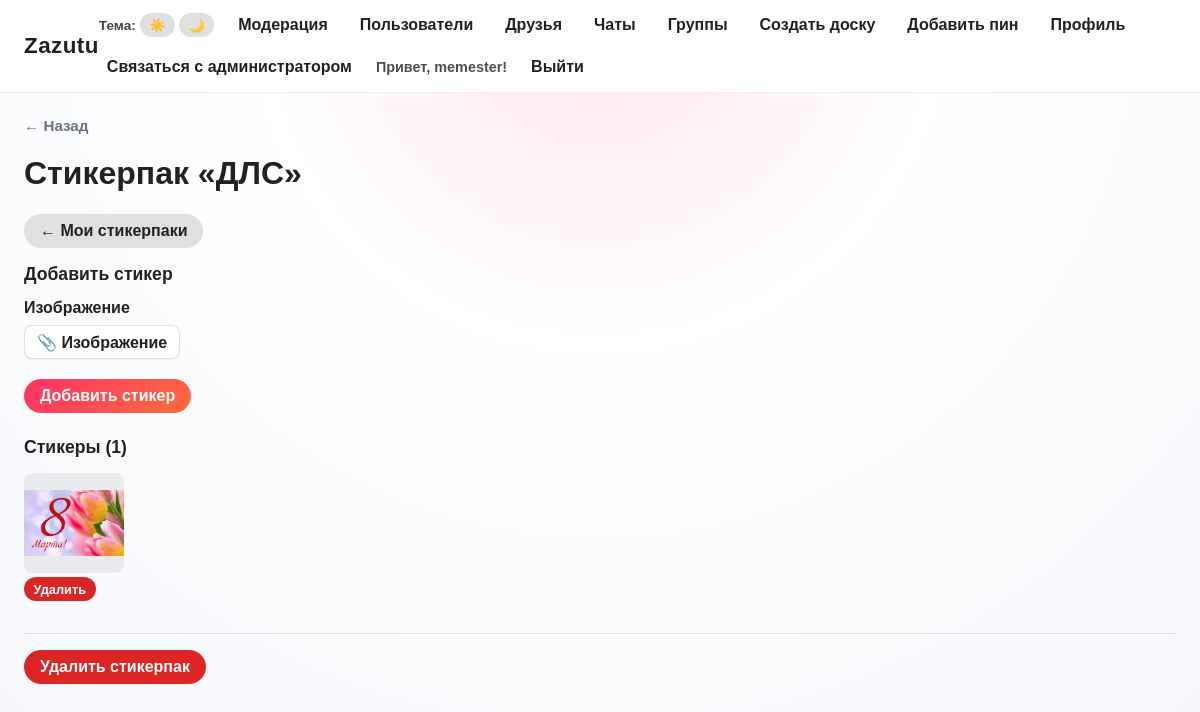
/sticker_packs/3 (signed in), run on the app's committed database.
### app.py (models this page shows, shortened)
class User(db.Model, UserMixin):
    id = db.Column(db.Integer, primary_key=True)
    username = db.Column(db.String(64), unique=True, nullable=False)
    email = db.Column(db.String(120), unique=True, nullable=False)
    password_hash = db.Column(db.String(255), nullable=False)
    created_at = db.Column(db.DateTime, default=datetime.utcnow)
    is_admin = db.Column(db.Boolean, default=False, nullable=False)
    is_blocked = db.Column(db.Boolean, default=False, nullable=False)
    email_verified = db.Column(db.Boolean, default=False, nullable=False)
    verification_code = db.Column(db.String(6), nullable=True)
    verification_code_created_at = db.Column(db.DateTime, nullable=True)
    avatar_filename = db.Column(db.String(255), nullable=True)
    boards = db.relationship("Board", backref="owner", lazy=True)
    pins = db.relationship("Pin", backref="author", lazy=True)
    comments = db.relationship("Comment", backref="author", lazy=True)
    likes = db.relationship("Like", backref="user", lazy=True)

class StickerPack(db.Model):
    id = db.Column(db.Integer, primary_key=True)
    name = db.Column(db.String(120), nullable=False)
    user_id = db.Column(db.Integer, db.ForeignKey("user.id"), nullable=False, index=True)
    created_at = db.Column(db.DateTime, default=datetime.utcnow, nullable=False)
    user = db.relationship("User", backref=db.backref("sticker_packs", lazy=True))
    stickers = db.relationship(
        "Sticker", backref="pack", lazy=True, cascade="all, delete", order_by="Sticker.id"
    )

class Sticker(db.Model):
    id = db.Column(db.Integer, primary_key=True)
    pack_id = db.Column(
        db.Integer, db.ForeignKey("sticker_pack.id"), nullable=False, index=True
    )
    image_filename = db.Column(db.String(255), nullable=False)
    created_at = db.Column(db.DateTime, default=datetime.utcnow, nullable=False)

### app.py (the view, shortened to what this page needs)
    @app.route("/sticker_packs/<int:pack_id>", methods=["GET", "POST"])
    @login_required
    def sticker_pack_detail(pack_id: int):
        pack = StickerPack.query.get_or_404(pack_id)
        if pack.user_id != current_user.id:
            abort(403)
        form = StickerAddForm()
        return render_template("sticker_pack_detail.html", pack=pack, form=form)

### app.py
class StickerAddForm(FlaskForm):
    image = FileField("Изображение", validators=[DataRequired()])
    submit = SubmitField("Добавить стикер")

### app.py (called while the page is built)
def register_models(app: Flask) -> None:
    @login_manager.user_loader
    def load_user(user_id):
        return User.query.get(int(user_id))

### templates/sticker_pack_detail.html (shortened to what this page needs)
{% extends "base.html" %}
{% block content %}
  <h1>Стикерпак «{{ pack.name }}»</h1>
  <p>
    <a href="{{ url_for('sticker_packs_list') }}" class="btn">← Мои стикерпаки</a>
  </p>
  <div style="margin-bottom:1.5rem;">
    <h2 style="font-size:1.1rem;">Добавить стикер</h2>
    <form method="post" enctype="multipart/form-data" class="form" style="max-width:400px;">
      <div class="form__group">
        <span class="form__label">{{ form.image.label.text }}</span>
        <div class="attach-input-wrap">
          <label for="{{ form.image.id }}" class="attach-input-label">📎 {{ form.image.label.text }}</label>
        </div>
      </div>
      {{ form.submit(class="btn btn--primary") }}
    </form>
  </div>
  <h2 style="font-size:1.1rem;">Стикеры ({{ pack.stickers|length }})</h2>
  {% if pack.stickers %}
    <div class="sticker-pack-grid" style="display:grid; grid-template-columns:repeat(auto-fill, minmax(100px, 1fr)); gap:0.75rem; margin-top:0.5rem;">
      {% for s in pack.stickers %}
        <div class="sticker-pack-item" style="position:relative;">
          <img
            src="{{ url_for('static', filename='uploads/' ~ s.image_filename) }}"
            alt="Стикер"
            style="width:100%; max-width:100px; height:100px; object-fit:contain; border-radius:0.5rem; background:rgba(0,0,0,0.06); display:block;"
          >
          <form method="post" action="{{ url_for('sticker_delete', pack_id=pack.id, sticker_id=s.id) }}" style="margin-top:0.25rem;" onsubmit="return confirm('Удалить этот стикер?');">
            <button type="submit" class="btn btn--small btn--danger">Удалить</button>
          </form>
        </div>
      {% endfor %}
    </div>
  {% else %}
    <p>В стикерпаке пока нет стикеров. Добавьте изображение выше.</p>
  {% endif %}
  <div class="sticker-pack-delete-section" style="margin-top:2rem; padding-top:1rem; border-top:1px solid rgba(0,0,0,0.1);">
    <form method="post" action="{{ url_for('sticker_pack_delete', pack_id=pack.id) }}" style="display:inline;" onsubmit="return confirm('Удалить весь стикерпак? Это нельзя отменить.');">
      <button type="submit" class="btn btn--danger">Удалить стикерпак</button>
    </form>
  </div>
{% endblock %}

### templates/base.html (shortened to what this page needs)
  <!doctype html>
  <html lang="ru">
    <head>
      <link
        rel="stylesheet"
        href="{{ url_for('static', filename='css/style.css') }}?v=3"
      >
    </head>
    <body>
      <div class="navbar-bar">
        <header class="navbar-wrap">
          <div class="navbar">
            <div class="navbar__brand">
              <a href="{{ url_for('index') }}">Zazutu</a>
            </div>
          </div>
        </header>
        <nav class="navbar__menu navbar__menu--desktop" id="navbar-menu-desktop" aria-hidden="false">
          <div class="theme-switcher">
            <span class="theme-switcher__label">Тема:</span>
            <button type="button" class="btn btn--small theme-btn" data-theme="light">☀️</button>
            <button type="button" class="btn btn--small theme-btn" data-theme="dark">🌙</button>
          </div>
          {% if current_user.is_authenticated %}
            {% if current_user.is_admin %}
              <a href="{{ url_for('admin_pins') }}">Модерация</a>
              <a href="{{ url_for('admin_users') }}">Пользователи</a>
            {% endif %}
            <a href="{{ url_for('friends') }}">Друзья</a>
            <a href="{{ url_for('chats') }}">Чаты</a>
            <a href="{{ url_for('group_chats') }}">Группы</a>
            <a href="{{ url_for('create_board') }}">Создать доску</a>
            <a href="{{ url_for('create_pin') }}">Добавить пин</a>
            <a href="{{ url_for('profile') }}">Профиль</a>
            <a href="{{ url_for('contact_admin') }}">Связаться с администратором</a>
            <span class="navbar__user">Привет, {{ current_user.username }}!</span>
            <a href="{{ url_for('logout') }}">Выйти</a>
          {% else %}
            <a href="{{ url_for('login') }}">Войти</a>
            <a href="{{ url_for('register') }}">Регистрация</a>
          {% endif %}
        </nav>
      </div>
      <main class="container">
        {% block back_link %}
        <p class="nav-back"><a href="#" class="back-link" onclick="history.back(); return false;">← Назад</a></p>
        {% endblock %}
        {% block content %}{% endblock %}
      </main>
    </body>
  </html>

### static/css/style.css (style rules this page uses)
*, *::before, *::after { box-sizing: border-box; }
body { margin: 0; font-family: "Arial Black", Arial, sans-serif; font-weight: 700; background: radial-gradient(circle at top, #ffe5ec 0, #fff 35%, #f5f7fb 100%); color: #222; transition: background 0.4s ease, color 0.4s ease; }
a { color: inherit; text-decoration: none; }
.navbar-bar { position: sticky; top: 0; z-index: 100; display: flex; align-items: center; justify-content: space-between; padding: 0.75rem 1.5rem; background: #ffffff; border-bottom: 1px solid rgba(0, 0, 0, 0.06); transition: background 0.4s ease, border-color 0.4s ease; -webkit-backface-visibility: hidden; backface-visibility: hidden; }
.navbar-wrap { display: block; }
.navbar { display: flex; align-items: center; justify-content: space-between; flex: 1; gap: 1rem; min-width: 0; }
.navbar__brand a { font-weight: 800; font-size: 1.4rem; letter-spacing: 0.02em; }
.navbar__menu { display: flex; gap: 1rem; align-items: center; flex-wrap: wrap; }
.theme-switcher { display: flex; align-items: center; gap: 0.25rem; }
.theme-switcher__label { font-size: 0.85rem; opacity: 0.85; }
.navbar__menu a { padding: 0.25rem 0.5rem; border-radius: 999px; transition: background 0.15s ease; }
.navbar__user { font-size: 0.9rem; opacity: 0.8; }
.container { max-width: 1240px; margin: 1.5rem auto; padding: 0 1.5rem 3rem; color: #222; transition: color 0.4s ease; }
.nav-back { margin: 0 0 0.75rem 0; font-size: 0.95rem; }
.back-link { color: var(--text-muted, #6b7280); font-weight: 600; }
.container h1, .container h2, .container p, .container label { color: #222; }
.form { max-width: 480px; }
.form__group { margin-bottom: 1rem; display: flex; flex-direction: column; gap: 0.25rem; }
.form__group label, .form label, .form__label { color: #222; display: block; margin-bottom: 0.25rem; }
.form__label { font-weight: 700; }
.btn { display: inline-flex; align-items: center; justify-content: center; gap: 0.25rem; padding: 0.5rem 1rem; border-radius: 999px; border: none; cursor: pointer; font: inherit; background: #e0e0e0; }
.btn--primary { background: linear-gradient(135deg, #ff3366, #ff6b3d); color: #fff; }
.btn--danger { background: #dc2626; color: #fff; }
.btn { transition: transform 0.15s ease, box-shadow 0.15s ease; }
.btn--small { padding: 0.3rem 0.6rem; font-size: 0.8rem; }
.attach-input-wrap { display: inline-flex; align-items: center; gap: 0.5rem; }
.attach-input-label { display: inline-flex; align-items: center; justify-content: center; gap: 0.35rem; padding: 0.4rem 0.75rem; border-radius: 0.5rem; border: 1px solid rgba(0, 0, 0, 0.12); background: #fff; cursor: pointer; font: inherit; font-weight: 600; transition: background 0.2s ease, border-color 0.2s ease; box-shadow: 0 1px 2px rgba(0, 0, 0, 0.05); }

### data on the page
User: username "memester"
StickerPack: name "ДЛС"
Sticker: image_filename (picture)

### other printed values
{{ pack.stickers|length }} "1"
